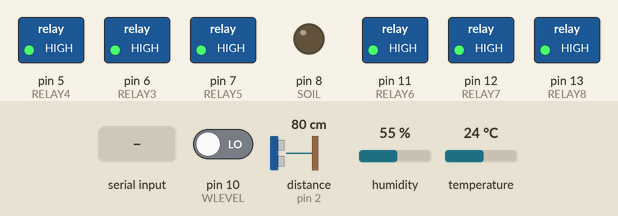
Simulated run of this sketch. Board: Arduino Uno, built with avr-gcc and run on an emulated ATmega328P. On the bench: switched loads named in the sketch (green lamp = pin HIGH), output pins drawn as LEDs (lit = HIGH). Inputs (shaded band) come from the test bench; at power-on: pin 10 (WLEVEL) LOW, distance to the obstacle (sensor on pin 2) 80 cm, humidity 55 %, temperature 24 °C. The echo pulse lasts 58.3 µs per cm; pins used as bus, display or sensor lines are not drawn; what the sketch prints to the serial monitor is not drawn.

Above: at 1.2 s.
1.3 s: "read_sensors\n" received over Serial
At 2.5 s:
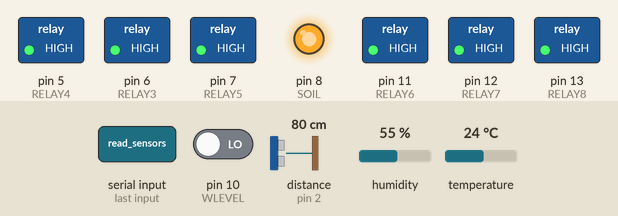
2.8 s: "run_water_pump\n" received over Serial
Timing chart, 0 to 5.8 s (numbered marks = the images above; inputs shaded):
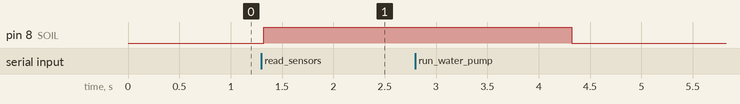

The sketch:

plantApp.ino
```cpp
// First we include the libraries
#include "DHT.h"

/* pin setup */
#define echoPin 2 // attach pin D2 Arduino to pin Echo of HC-SR04
#define trigPin 3 //attach pin D3 Arduino to pin Trig of HC-SR04
#define DHTPIN 4    // modify to the pin we connected
#define DHTTYPE DHT21   // AM2301
#define RELAY3 6
#define RELAY4 5 // water pump
#define RELAY5 7 // fertilizer pump 1
#define RELAY6 11 // fertilizer pump 2
#define RELAY7 12 // fertilizer pump 3
#define RELAY8 13 // fertilizer pump 4
#define SOIL 8
#define WLEVEL 10

/* integers */
int light_value;
int distance;
int soilSensorValue;
int water_level;
int soil_moisture;
int pump_n_int;

/* floats */
float humidity;
float temperature;

/* long integers */
long run_time_int;
long interval;
unsigned long startMillis;
unsigned long currentMillis;
long stopMills;
long duration;

/* strings */
String val;
String run_time;
String pump_n;


DHT dht(DHTPIN, DHTTYPE);

void setup() {
  pinMode(trigPin, OUTPUT); // Sets the trigPin as an OUTPUT
  pinMode(echoPin, INPUT); // Sets the echoPin as an INPUT
  pinMode(RELAY3, OUTPUT);
  pinMode(RELAY4, OUTPUT);
  pinMode(RELAY5, OUTPUT);
  pinMode(RELAY6, OUTPUT);
  pinMode(RELAY7, OUTPUT);
  pinMode(RELAY8, OUTPUT);
  pinMode(WLEVEL, INPUT);
  pinMode(SOIL, OUTPUT);
  Serial.begin(9600); // Serial Communication is starting with 9600 of baudrate speed
  dht.begin(); // Temerature & humidity sensor

  digitalWrite(RELAY3, HIGH);
  digitalWrite(RELAY4, HIGH); // Switch off the water pump
  digitalWrite(RELAY5, HIGH);
  digitalWrite(RELAY6, HIGH);
  digitalWrite(RELAY7, HIGH);
  digitalWrite(RELAY8, HIGH);
}

/*
 * Main loop. Wait for serial commands.
 */
void loop() {

    // reply only when you receive data:
    if (Serial.available() > 0) {
        val = Serial.readStringUntil('\n');
        if(val == "read_sensors")
        {
            read_sensors();
        }
        else if (val.substring(0,14) == "run_water_pump")
        {
            run_water_pump(val);
        }
        else if (val.substring(0,19) == "run_fertilizer_pump")
        {
            run_fertilizer_pump(val);
        }
    }
}

/*
 * Function for mesuring the distance of water level from the top of the tank
 */
int ultrasonic_distance()
{
    // defines variables
    duration; // variable for the duration of sound wave travel
    distance; // variable for the distance measurement
    // Clears the trigPin condition
    digitalWrite(trigPin, LOW);
    delayMicroseconds(2);
    // Sets the trigPin HIGH (ACTIVE) for 10 microseconds
    digitalWrite(trigPin, HIGH);
    delayMicroseconds(10);
    digitalWrite(trigPin, LOW);
    // Reads the echoPin, returns the sound wave travel time in microseconds
    duration = pulseIn(echoPin, HIGH);
    // Calculating the distance, return cm
    distance = duration * 0.034 / 2; // Speed of sound wave divided by 2 (go and back)
    return distance;
}

/*
 * Read soil moisture from sensor.
 */
int read_soil()
{
    digitalWrite(SOIL, HIGH);
    delay(3000);
    soilSensorValue = analogRead(A1);
    digitalWrite(SOIL, LOW);
    return soilSensorValue;
}

/*
 * Function for running the fertilizer pump. The water pump will stop
 * after given seconds. Example command: run_fertilizer_pump07120
 * run fertilizer pump number 7 for 120 seconds.
 */
void run_fertilizer_pump(String val)
{
    pump_n = val.substring(19,21);
    pump_n_int = pump_n.toInt();
    run_time = val.substring(21,24);
    run_time_int = run_time.toInt();
    startMillis = millis();
    interval = run_time_int * 1000;
    stopMills = interval + startMillis;
    digitalWrite(pump_n_int, LOW); // fertilizer pump on, 4 possible pumps
    while(true){
        currentMillis = millis();
        Serial.println("1");
        if (currentMillis >= stopMills)
        {
            digitalWrite(pump_n_int, HIGH); // fertilizer pump off
            Serial.println("0");
            break;
        }
    }
}

/*
 * Function for running the water pump. The water pump will stop
 * after given seconds or when the water level reaches to the high level sensor.
 */
void run_water_pump(String val)
{
    run_time = val.substring(14,17);
    run_time_int = run_time.toInt();
    startMillis = millis();
    interval = run_time_int * 1000;
    stopMills = interval + startMillis;
    digitalWrite(RELAY4, LOW); // water pump on

    while(true){
        currentMillis = millis();
        water_level = digitalRead(WLEVEL); // high level sensor
        Serial.println("1");
        if (currentMillis >= stopMills || water_level == 1) {
            digitalWrite(RELAY4, HIGH); //water pump off
            Serial.println("0");
            break;
        }
    }
}

/*
 * Function for reading latest sensor data. Prints values to serial
 */
void read_sensors(){
    distance = ultrasonic_distance();
    humidity = dht.readHumidity();
    temperature = dht.readTemperature();
    light_value = analogRead(A0);
    water_level = digitalRead(WLEVEL);
    soil_moisture = read_soil();

    Serial.print(distance);
    Serial.print(";");
    Serial.print(humidity);
    Serial.print(";");
    Serial.print(temperature);
    Serial.print(";");
    Serial.print(light_value);
    Serial.print(";");
    Serial.print(water_level);
    Serial.print(";");
    Serial.print(soil_moisture);
    Serial.println();
}
```

Measured:
- after the input at 1.3 s, pin 8 (SOIL): LOW → HIGH at once
